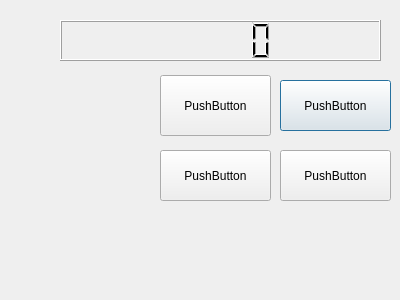
<?xml version="1.0" encoding="UTF-8"?>
<ui version="4.0">
 <class>Dialog</class>
 <widget class="QDialog" name="Dialog">
  <property name="geometry">
   <rect>
    <x>0</x>
    <y>0</y>
    <width>400</width>
    <height>300</height>
   </rect>
  </property>
  <property name="windowTitle">
   <string>Dialog</string>
  </property>
  <widget class="QPushButton" name="pushButton">
   <property name="geometry">
    <rect>
     <x>280</x>
     <y>80</y>
     <width>111</width>
     <height>51</height>
    </rect>
   </property>
   <property name="text">
    <string>PushButton</string>
   </property>
  </widget>
  <widget class="QPushButton" name="pushButton_2">
   <property name="geometry">
    <rect>
     <x>280</x>
     <y>150</y>
     <width>111</width>
     <height>51</height>
    </rect>
   </property>
   <property name="text">
    <string>PushButton</string>
   </property>
  </widget>
  <widget class="QPushButton" name="pushButton_3">
   <property name="geometry">
    <rect>
     <x>160</x>
     <y>75</y>
     <width>111</width>
     <height>61</height>
    </rect>
   </property>
   <property name="text">
    <string>PushButton</string>
   </property>
  </widget>
  <widget class="QPushButton" name="pushButton_4">
   <property name="geometry">
    <rect>
     <x>160</x>
     <y>150</y>
     <width>111</width>
     <height>51</height>
    </rect>
   </property>
   <property name="text">
    <string>PushButton</string>
   </property>
  </widget>
  <widget class="QLCDNumber" name="lcdNumber">
   <property name="geometry">
    <rect>
     <x>60</x>
     <y>20</y>
     <width>321</width>
     <height>41</height>
    </rect>
   </property>
  </widget>
 </widget>
 <resources/>
 <connections/>
</ui>
